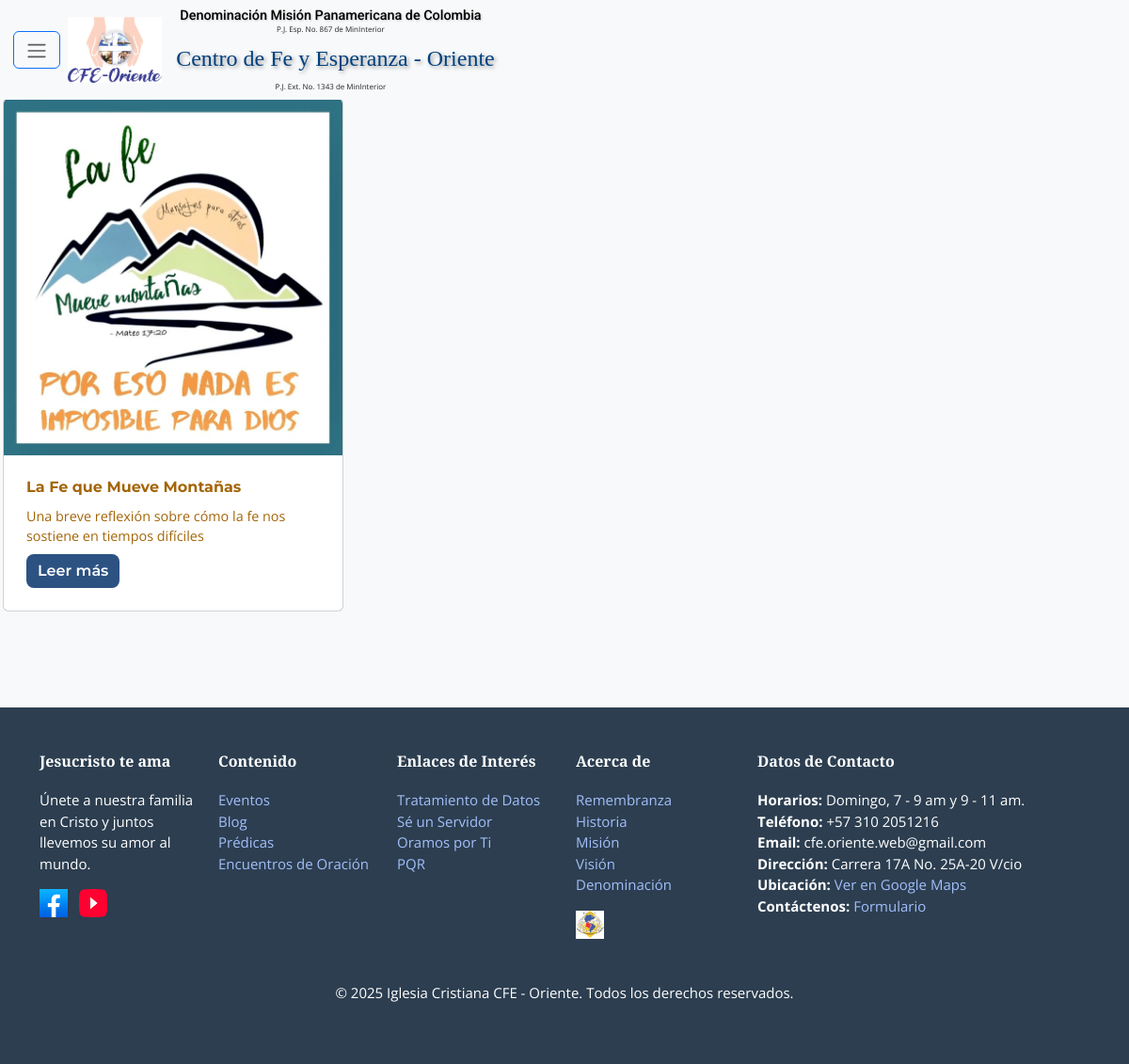
The app's page /blogs/ with its own data.
### core/models.py (models this page shows, shortened)
class Blog(models.Model):
    titulo = models.CharField(max_length=100)
    introduccion = models.TextField()  # Para la vista previa en Home
    contenido = models.TextField()     # Contenido completo
    fecha_publicacion = models.DateTimeField(auto_now_add=True)
    nombre_imagen = models.CharField(max_length=30, default='')
    objects = models.Manager()

### core/views.py (the view)
# urls.py: path('blogs/', views.blogs, name='blogs'),
def blogs(request):
    blogs = Blog.objects.order_by('-fecha_publicacion')     # pylint: disable=redefined-outer-name
    return render(request, 'blogs.html', {'blogs': blogs})

### templates/blogs.html (shortened to what this page needs)
{% extends 'base.html' %}
{% load static %}
{% block content %}
<section class="my-5">
  <h2 class="text-center">Blogs y Noticias</h2>
  <div class="row">
    {% for blog in blogs %}
    <div class="col-md-4">
      <div class="card mb-4">
        {% if blog.nombre_imagen %}
        <a href="{% url 'blog_detail' blog.id %}">
          <img
            src="{% static 'images/blogs/'|add:blog.nombre_imagen %}"
            class="card-img-top img-fluid w-100"
            alt="{{ blog.titulo }}"
          />
        </a>
        {% endif %}
        <div class="card-body">
          <h5 class="card-title">{{ blog.titulo }}</h5>
          <p class="card-text">{{ blog.introduccion }}</p>
          <a href="{% url 'blog_detail' blog.id %}" class="btn btn-primary"
            >Leer más</a
          >
        </div>
      </div>
    </div>
    {% empty %}
    <p class="text-center">No hay blogs publicados aún.</p>
    {% endfor %}
  </div>
</section>
{% endblock %}

### staticfiles/css/styles.css (style rules this page uses)
body { font-family: "Open Sans", sans-serif; background-color: #f8f9fa; padding-top: 10px; margin: 0; }
.col-md-4 { margin-bottom: 30px; padding-left: 15px; padding-right: 15px; }
.card { min-width: 300px; margin-right: 1rem; }
.card-body { padding: 1.5rem; }
.card-title { font-family: "Montserrat", sans-serif, bold; font-size: 1rem; font-weight: 700; color: #a36508; margin-top: 0px; margin-bottom: 10px; }
.card-text { font-family: "Open Sans", sans-serif; font-size: 0.9rem; color: #a36508; margin-bottom: 8px; flex-grow: 1; }
.btn-primary { background-color: #2c5282; border: none; border-radius: 8px; font-family: "Montserrat", sans-serif; font-weight: 600; color: #ffffff; transition: background-color 0.3s ease; }

### records on screen
Blog: nombre_imagen (picture), titulo "La Fe que Mueve Montañas", introduccion "Una breve reflexión sobre cómo la fe nos sostiene en tiempos difíciles"
